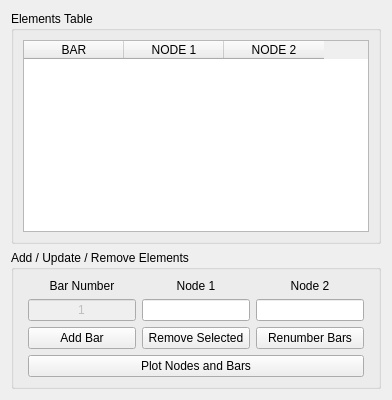
         <widget class="QWidget" name="Elements_Tab">
          <attribute name="title">
           <string>Elements</string>
          </attribute>
          <layout class="QHBoxLayout" name="horizontalLayout_5">
           <item>
            <layout class="QVBoxLayout" name="verticalLayout_3" stretch="2,0">
             <item>
              <widget class="QGroupBox" name="groupBox_3">
               <property name="title">
                <string>Elements Table</string>
               </property>
               <layout class="QVBoxLayout" name="verticalLayout_4">
                <item>
                 <widget class="QTableWidget" name="Element_Table_Widget">
                  <property name="alternatingRowColors">
                   <bool>true</bool>
                  </property>
                  <property name="sortingEnabled">
                   <bool>false</bool>
                  </property>
                  <property name="rowCount">
                   <number>0</number>
                  </property>
                  <column>
                   <property name="text">
                    <string>BAR</string>
                   </property>
                   <property name="textAlignment">
                    <set>AlignCenter</set>
                   </property>
                  </column>
                  <column>
                   <property name="text">
                    <string>NODE 1</string>
                   </property>
                   <property name="textAlignment">
                    <set>AlignCenter</set>
                   </property>
                  </column>
                  <column>
                   <property name="text">
                    <string>NODE 2</string>
                   </property>
                   <property name="textAlignment">
                    <set>AlignCenter</set>
                   </property>
                  </column>
                 </widget>
                </item>
               </layout>
              </widget>
             </item>
             <item>
              <widget class="QGroupBox" name="groupBox_4">
               <property name="title">
                <string>Add / Update / Remove Elements</string>
               </property>
               <layout class="QHBoxLayout" name="horizontalLayout_6">
                <item>
                 <layout class="QGridLayout" name="Add_Remove_Bars_Grid">
                  <property name="leftMargin">
                   <number>5</number>
                  </property>
                  <property name="rightMargin">
                   <number>5</number>
                  </property>
                  <item row="0" column="0">
                   <widget class="QLabel" name="Bar_Number_Label">
                    <property name="text">
                     <string>Bar Number</string>
                    </property>
                    <property name="alignment">
                     <set>Qt::AlignCenter</set>
                    </property>
                   </widget>
                  </item>
                  <item row="1" column="1">
                   <widget class="QLineEdit" name="Node_1_LEdit">
                    <property name="alignment">
                     <set>Qt::AlignCenter</set>
                    </property>
                   </widget>
                  </item>
                  <item row="0" column="1">
                   <widget class="QLabel" name="Node_1_Label">
                    <property name="text">
                     <string>Node 1</string>
                    </property>
                    <property name="alignment">
                     <set>Qt::AlignCenter</set>
                    </property>
                   </widget>
                  </item>
                  <item row="2" column="0">
                   <widget class="QPushButton" name="Add_Bar_Button">
                    <property name="sizePolicy">
                     <sizepolicy hsizetype="Minimum" vsizetype="Expanding">
                      <horstretch>0</horstretch>
                      <verstretch>0</verstretch>
                     </sizepolicy>
                    </property>
                    <property name="text">
                     <string>Add Bar</string>
                    </property>
                   </widget>
                  </item>
                  <item row="0" column="2">
                   <widget class="QLabel" name="Node_2_Label">
                    <property name="text">
                     <string>Node 2</string>
                    </property>
                    <property name="alignment">
                     <set>Qt::AlignCenter</set>
                    </property>
                   </widget>
                  </item>
                  <item row="1" column="2">
                   <widget class="QLineEdit" name="Node_2_LEdit">
                    <property name="alignment">
                     <set>Qt::AlignCenter</set>
                    </property>
                   </widget>
                  </item>
                  <item row="1" column="0">
                   <widget class="QLineEdit" name="Bar_Number_LEdit">
                    <property name="enabled">
                     <bool>false</bool>
                    </property>
                    <property name="text">
                     <string>1</string>
                    </property>
                    <property name="alignment">
                     <set>Qt::AlignCenter</set>
                    </property>
                   </widget>
                  </item>
                  <item row="4" column="0" colspan="3">
                   <widget class="QPushButton" name="Plot_Nodes_and_Bars_Button">
                    <property name="text">
                     <string>Plot Nodes and Bars</string>
                    </property>
                   </widget>
                  </item>
                  <item row="2" column="1">
                   <widget class="QPushButton" name="Remove_Bar_Button">
                    <property name="sizePolicy">
                     <sizepolicy hsizetype="Minimum" vsizetype="Expanding">
                      <horstretch>0</horstretch>
                      <verstretch>0</verstretch>
                     </sizepolicy>
                    </property>
                    <property name="text">
                     <string>Remove Selected</string>
                    </property>
                   </widget>
                  </item>
                  <item row="2" column="2">
                   <widget class="QPushButton" name="Renumber_Bar_Button">
                    <property name="text">
                     <string>Renumber Bars</string>
                    </property>
                   </widget>
                  </item>
                 </layout>
                </item>
               </layout>
              </widget>
             </item>
            </layout>
           </item>
          </layout>
         </widget>
